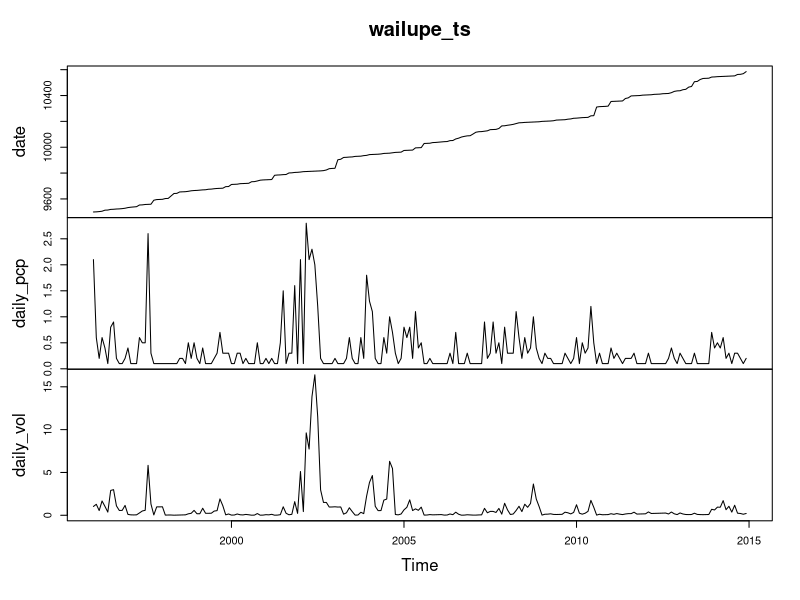
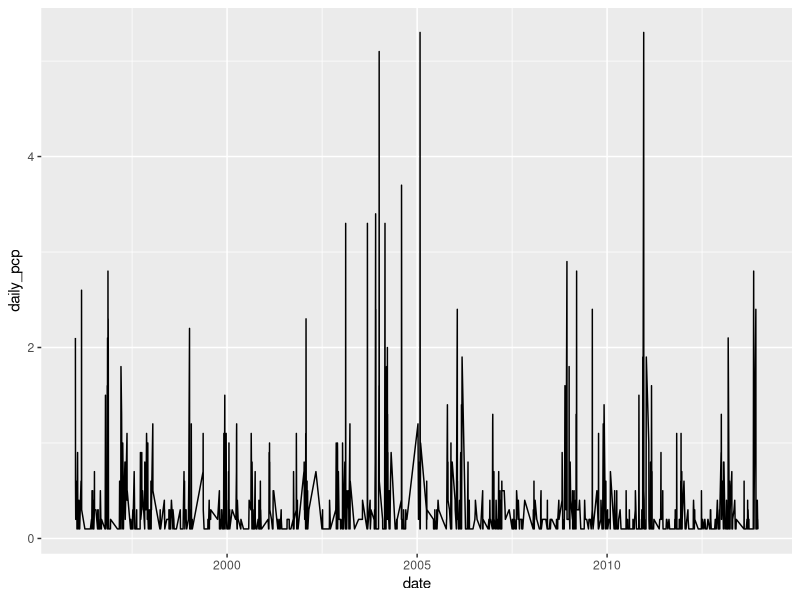
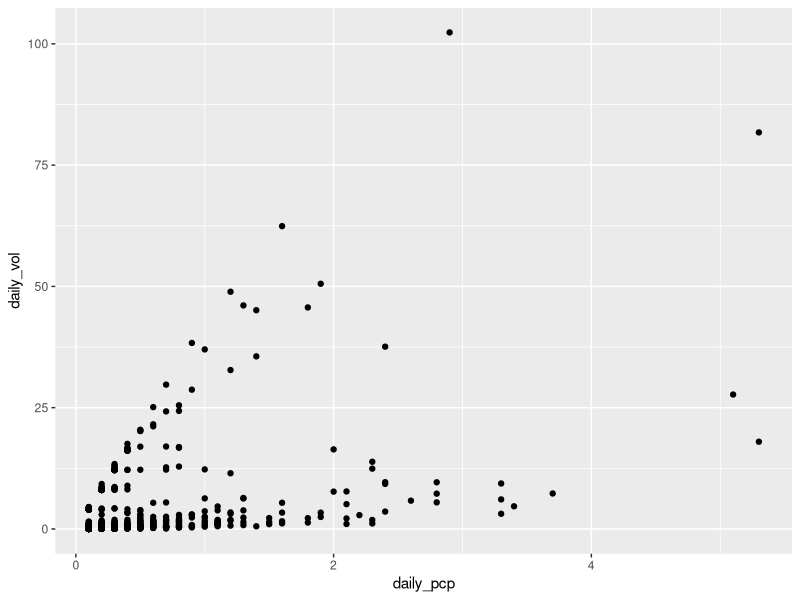
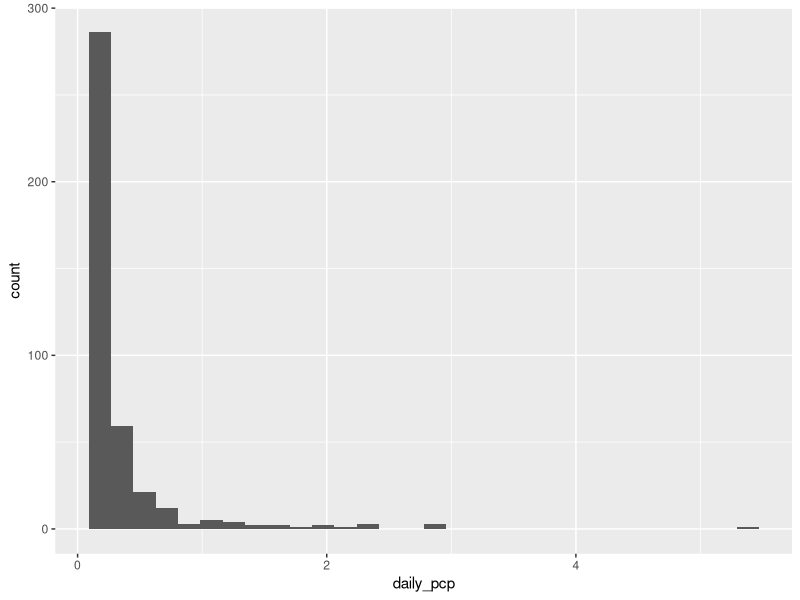
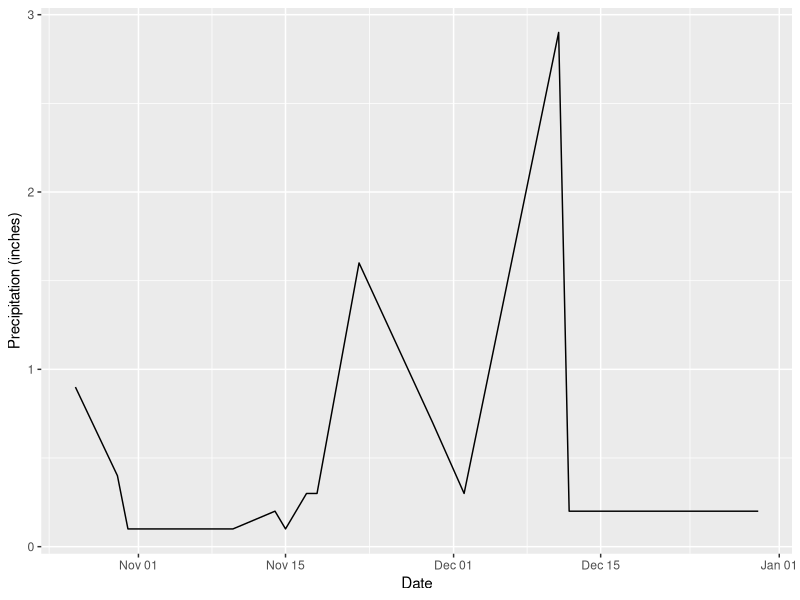
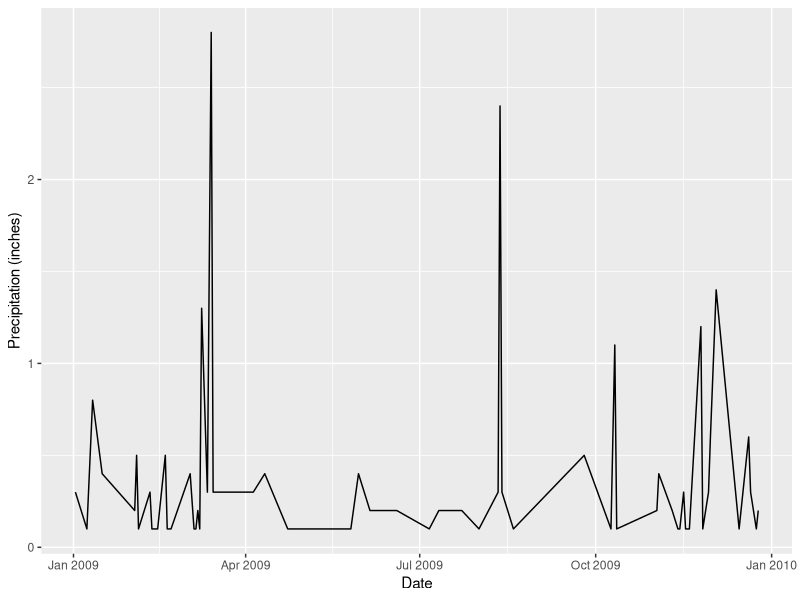
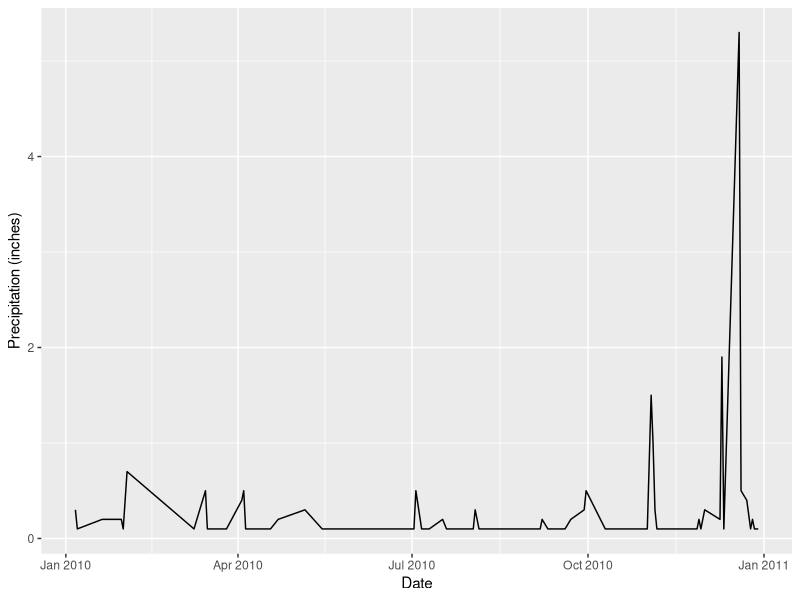
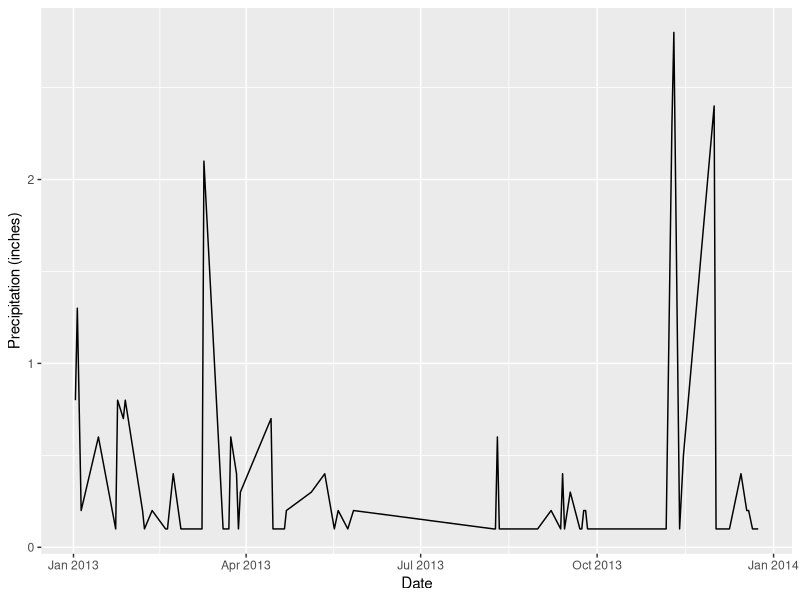

The R script that drew these images, in order:
## ---- chunk 1
knitr::opts_chunk$set(echo = TRUE)
## ---- chunk 2
## Data Wrangling for Kahuwai Stormwater Data
## N Dornan

##Load Packages

library(tidyverse)
library(lubridate)
library(stringr)
library(tseries)

## Read in file

rain_dat_77 = read.csv("NOAA_WailupeHawaiiKai_77.csv")
rain_dat_08 = read.csv("NOAA_WailupeHawaiiKai_08.csv")
#rain_paiko = read.csv("NOAA_PaikoDaily_76.csv")

##Use lubridate to clean up the dates and times

rain_dat_77$DATE <- ymd(rain_dat_77$DATE)
rain_dat_08$DATE <- ymd(rain_dat_08$DATE)
#rain_paiko$DATE <- ymd(rain_paiko$DATE)
## ---- chunk 3
wailupe_tidy_77 <- rain_dat_77 %>% 
  rename(station = STATION, station_name = STATION_NAME, elevation = ELEVATION, lat = LATITUDE, lon = LONGITUDE, date = DATE, time = TIME, qgag = QGAG, qgag_flag = Measurement.Flag, qgag_qual = Quality.Flag, qgag_units = Units, qpcp = QPCP, qpcp_flag = Measurement.Flag.1, qpcp_qual = Quality.Flag.1, qpcp_units = Units.1) %>%
  filter(station_name == "WAILUPE VALLEY SCHOOL 723.6 HI US") %>% #filter to Wailupe gauge only
  filter(qpcp != "-9999",
         qpcp != "999",
         qpcp != "999.99",
         qpcp_flag != "g",
         qpcp_flag != "{",
         qpcp_flag != "}",
         qpcp_flag != "[",
         qpcp_flag != "]",
         qgag != "-9999.00",
         qgag != "-9999",
         qgag_flag != "g",
         qgag_flag != "V",
         qgag_flag != "P",
         qgag_flag != "{",
         qgag_flag != "}",
         qgag_flag != "[",
         qgag_flag != "]") ## removes all flagged data
## ---- chunk 4

wailupe_daily_77 <- wailupe_tidy_77 %>%  
  group_by(date) %>%
  summarize(
    daily_pcp = sum(qpcp),
    daily_vol = sum(qgag)) ## gives total summed precip data per day. HT is given in hundreths of inches.

## ---- chunk 5
##TS TIME

wailupe_daily_77$date <- ymd(wailupe_daily_77$date)

wailupe_ts <- wailupe_daily_77 %>%
  ts(daily_gag, start=c(1996, 1), end=c(2014, 12), frequency=12)

plot(wailupe_ts)

######################## standard ggplot

wailupe_plot_pcp <- ggplot(wailupe_daily_77, aes(date, daily_pcp)) +
  geom_line()

wailupe_plot_pcp

## ---- chunk 6

##search for 2 year, 24 hour storm events (4.78 inches plus/minus 4.12-5.57 inches 90% confidence interval!)

wailupe_investigate_1 <- wailupe_daily_77 %>%
  filter(daily_pcp > "4.12",
         daily_pcp < "5.57")

## Storms that fall in this range are on:
# 2004-01-02
# 2005-01-29
# 2010-12-19

## Look at scatter of qpcp vs qgag
scatterplot <- ggplot(wailupe_daily_77, aes(x= daily_pcp, y = daily_vol)) +
                        geom_point()

scatterplot

## ---- chunk 7
## This could be more elegant. 

######################
wailupe_05_investigate <- wailupe_tidy_77 %>%
  filter(date >"2005-1-1",
         date <"2005-12-31") %>%
  summarize(
    days_05 = length(date),
    annual_percent = (days_05/365)*100)

######################
wailupe_06_investigate <- wailupe_tidy_77 %>%
  filter(date >"2006-1-1",
         date <"2006-12-31") %>%
  summarize(
    days_06 = length(date),
    annual_percent = (days_06/365)*100)

######################
wailupe_07_investigate <- wailupe_tidy_77 %>%
  filter(date >"2007-1-1",
         date <"2007-12-31") %>%
  summarize(
    days_07 = length(date),
    annual_percent = (days_07/365)*100)

######################  
    
wailupe_08_investigate <- wailupe_tidy_77 %>%
  filter(date >"2008-1-1",
         date <"2008-12-31") %>%
  summarize(
    days_08 = length(date),
    annual_percent = (days_08/365)*100
                )

#################

wailupe_09_investigate <- wailupe_tidy_77 %>%
  filter(date >"2009-1-1",
         date <"2009-12-31") %>%
  summarize(
    days_09 = length(date),
    annual_percent = (days_09/365)*100
  )

#################
wailupe_10_investigate <- wailupe_tidy_77 %>%
  filter(date >"2010-1-1",
         date <"2010-12-31") %>%
  summarize(
    days_10 = length(date),
    annual_percent = (days_10/365)*100
  )

#################
wailupe_11_investigate <- wailupe_tidy_77 %>%
  filter(date >"2011-1-1",
         date <"2011-12-31") %>%
  summarize(
    days_11 = length(date),
    annual_percent = (days_11/365)*100
  )
#################
wailupe_12_investigate <- wailupe_tidy_77 %>%
  filter(date >"2012-1-1",
         date <"2012-12-31") %>%
  summarize(
    days_12 = length(date),
    annual_percent = (days_12/365)*100
  )

#################
wailupe_13_investigate <- wailupe_tidy_77 %>%
  filter(date >"2013-1-1",
         date <"2013-12-31") %>%
  summarize(
    days_13 = length(date),
    annual_percent = (days_13/365)*100
  )
## ---- chunk 8

## filter dataset from 2008-2014
wailupe_daily_08_14 <- wailupe_daily_77 %>%
  filter(date > "2008-01-01",
         date < "2014-12-31")

## look at histogram plot to investigate storm frequency over given time period
hist <- ggplot(wailupe_daily_08_14, aes(x= daily_pcp)) +
  geom_histogram()

hist

############### 2008

wailupe_08 <- wailupe_daily_77 %>%
  filter(date >"2008-10-25",
         date <"2008-12-31")

wailupe_plot_08 <- ggplot(wailupe_08, aes(date, daily_pcp)) +
  geom_line() +
  xlab("Date") +
  ylab("Precipitation (inches)")

wailupe_plot_08

############### 2009

wailupe_09 <- wailupe_daily_77 %>%
  filter(date >"2009-01-01",
         date <"2009-12-31")

wailupe_plot_09 <- ggplot(wailupe_09, aes(date, daily_pcp)) +
  geom_line() +
  xlab("Date") +
  ylab("Precipitation (inches)")

wailupe_plot_09

############### 2010

wailupe_10 <- wailupe_daily_77 %>%
  filter(date >"2010-01-01",
         date <"2010-12-31")

wailupe_plot_10 <- ggplot(wailupe_10, aes(date, daily_pcp)) +
  geom_line() +
  xlab("Date") +
  ylab("Precipitation (inches)")

wailupe_plot_10

############### 2013

wailupe_13 <- wailupe_daily_77 %>%
  filter(date >"2013-01-01",
         date <"2013-12-31")

wailupe_plot_13 <- ggplot(wailupe_13, aes(date, daily_pcp)) +
  geom_line() +
  xlab("Date") +
  ylab("Precipitation (inches)")

wailupe_plot_13
## ---- chunk 9
##search for 2 year, 24 hour storm events (4.78 inches plus/minus 4.12-5.57 inches 90% confidence interval!)

##### condensed 2010 storm used for calibration

wailupe_storm_10_test <- wailupe_tidy_77 %>%
  filter(date == "2010-12-19")

storm_plot_10_test <- ggplot(wailupe_storm_10_test, aes(time, qpcp)) +
  geom_point() +
  xlab("Time") +
  ylab("Precipitation (inches)") +
  theme_classic()

storm_plot_10_test

write.csv(wailupe_storm_10_test, file = "wailupe_storm_10test_r.csv") 

#####

wailupe_storm_10 <- wailupe_tidy_77 %>%
  filter(date > "2010-12-18",
         date < "2010-12-20")

storm_plot_10 <- ggplot(wailupe_storm_10, aes(time, qpcp)) +
  geom_point() +
  xlab("Time") +
  ylab("Precipitation (inches)") +
  theme_classic()

storm_plot_10

write.csv(wailupe_storm_10, file = "wailupe_storm_20101219_r.csv") 
## ---- chunk 10

#2009 storm @ 2.8 inches
wailupe_storm_09 <- wailupe_tidy_77 %>%
  filter(date >"2009-03-13",
         date <"2009-03-16")

storm_plot_09 <- ggplot(wailupe_storm_09, aes(time, qpcp)) +
  geom_point() +
  xlab("Date") +
  ylab("Precipitation (inches)")

storm_plot_09

